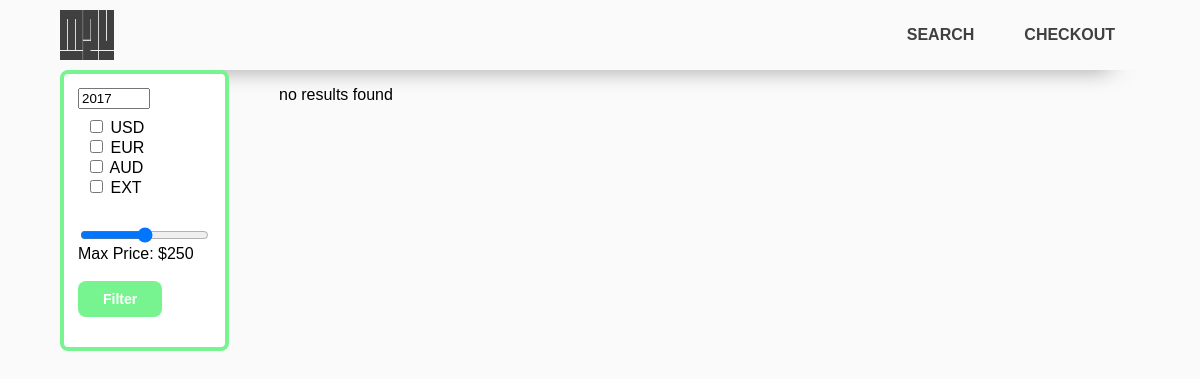
Before: /Search.php?year=2017 with the older database file.
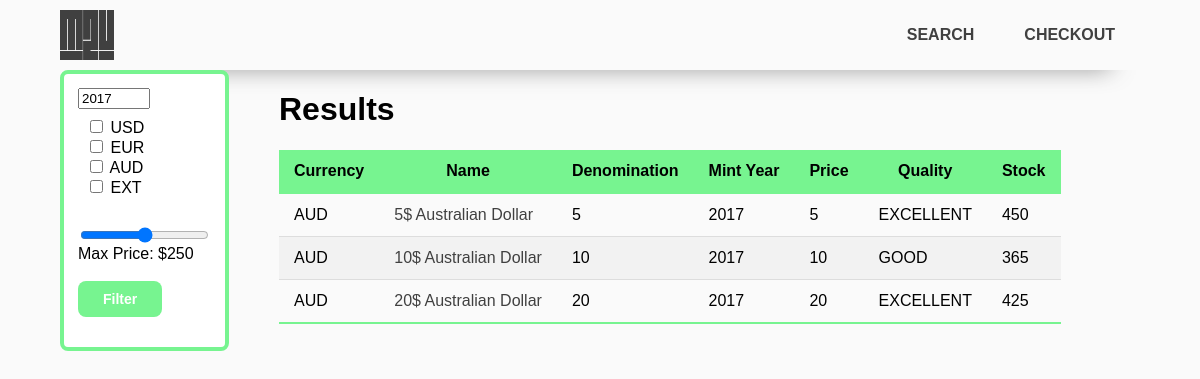
After: the same page with the newer database file.
### tables this page shows
CREATE TABLE Products_status (
    product_id CHAR(10) NOT NULL,
    product_name VARCHAR(30) NOT NULL,
    price int NOT NULL,
    quality VARCHAR(100) NOT NULL DEFAULT "GOOD",
    shipping_status VARCHAR(100) NOT NULL DEFAULT "IN WAREHOUSE",
    quantity INT NOT NULL,
    PRIMARY KEY(product_id, quality, shipping_status),
    FOREIGN KEY (product_id) REFERENCES Products (product_id)
);

CREATE TABLE Products(
    product_id CHAR(10) NOT NULL UNIQUE,
    currency VARCHAR(100) NOT NULL,
    denomination SMALLINT NOT NULL,
    mint_year INT NOT NULL,
    product_image VARCHAR(100) NOT NULL,
    PRIMARY KEY (product_id) 
);

### db_functions.php (the view, shortened to what this page needs)
<?php
$header = ["Currency", "Name", "Denomination", "Mint Year", "Price", "Quality", "Stock"];
function display_search_results($conn, $filter_currency, $year, $cost)
{
    global $header;
    $sql = "SELECT Products.product_id, currency, product_name, denomination, mint_year, price, quality, quantity
            FROM Products
            CROSS JOIN Products_status
            ON Products.product_id = Products_status.product_id
            WHERE shipping_status = 'IN WAREHOUSE'";
    if($year != null)
    {
        $sql = $sql." AND mint_year = $year";
    }
    $ret = null;
    if($result = mysqli_query($conn, $sql))
    {
        if(mysqli_num_rows($result) > 0)
        {
            echo '<h1> Results </h1>', "\n";
            echo "\t\t\t", '<table id="results">', "\n";
            echo "\t\t\t\t", "<thead>";
            echo "\t\t\t\t\t", '<tr>', "\n";
            foreach($header as $label)
            {
                echo "\t\t\t\t\t\t", '<th>', $label, "</th>", "\n";
            }
            echo "\t\t\t\t\t", '</tr>', "\n";
            echo "</thead>";
            echo "<tbody>";
            while($row = mysqli_fetch_assoc($result))
            {
                echo "\t\t\t\t\t", '<tr>', "\n";
                foreach($row as $attribute => $value)
                {
                    if($attribute == "product_id")
                    {
                        continue;
                    }
                    else if($attribute == "product_name")
                    {
                        echo "\t\t\t\t\t\t", '<td>', '<a href=Product.php?element=',$row["product_id"], '>', $value, '</a>' ,"</td>", "\n";
                    }
                    else
                    {
                        echo "\t\t\t\t\t\t", '<td>', $value, "</td>", "\n";
                    }
                }
            }
            echo "\t\t\t", "</table>", "\n";
        }
        else
        {
            echo "\t\t\t", "<p> no results found </p>";
        }
    }
    else
    {
        echo "\t\t\t", "<p> sql query faliure</p>";
    }
    return $ret;
}
?>

### Search.php (shortened to what this page needs)
<html lang="en">
<head>
    <link rel="stylesheet" href="./Styles/styles.css">
</head>
<body>
    <?php
    require_once "website_header.php";
    require_once "db_functions.php";
    $year = $_REQUEST['year'];
    $filter_currency = [];
    $slider_value = $_GET['cost'];
    ?>
    <div class="search_page">
        <aside class="sidebar">
            <form id="product_filter" action="" method="get" name="filter">
                <input id="year" type="number" placeholder="Mint year" name="year" min="0" max="2021" value="<?php echo $year; ?>"><br>
                <div id="checkboxes">
                    <input id="usd_c" type="checkbox" name="currency_USD" value="USD">
                    <label for="usd_c">USD</label><br>
                    <input id="eur_c" type="checkbox" name="currency_EUR" value="EUR">
                    <label for="eur_c">EUR</label><br>
                    <input id="aud_c" type="checkbox" name="currency_AUD" value="AUD">
                    <label for="aud_c">AUD</label><br>
                    <input id="ext_c" type="checkbox" name="currency_EXT" value="EXT">
                    <label for="ext_c">EXT</label><br>
                </div>
                <div id="sliders">
                    <input type="range" id="cost" name="cost" min="0" max="500" step="10" value="<?php echo $slider_value; ?>"><br>
                    <label id="cost_label" for="cost">Max Price: <?php echo $slider_value; ?></label><br>
                </div>
                <br>
                <input class="submit_btn" type="submit" value="Filter">
            </form>
        </aside>
        <main class="content">
            <?php
            $conn = get_conn();
            display_search_results($conn, $filter_currency, $year, $slider_value);
            ?>
        </main>
    </div>
</body>

### website_header.php (shortened to what this page needs)
<head>
    <link rel="stylesheet" href="./Styles/headerstyle.css">
</head>
<header id="website_header">
    <a href="index.php"><img src="assets/images/M2U_Black.png" alt="Website Logo" id="Heading_Logo"></a>
    <nav id="Site_Nav" class="Site_Nav">
        <ul>
            <li><a href="Search.php">Search</a></li>
            <li><a href="Checkout.php">Checkout</a></li>
        </ul>
    </nav>
</header>

### Styles/styles.css (style rules this page uses)
body { background-color: rgb(250, 250, 250); font-family: Verdana, Helvetica, sans-serif; margin: 0 5% 0 5%; }
#checkboxes { padding: 8px; margin-bottom: 20px; }
.submit_btn { background-color: #77F490; font-weight: bold; font-size: 14px; color: white; text-decoration: none; border: none; border-radius: 8px; padding: 10px 25px 10px 25px; }
ul { list-style-type: none; margin: 0; padding: 0; }
.search_page { display: flex; }
.sidebar { background-color: white; border: solid 4px #77F490; border-radius: 8px; padding: 14px; position: sticky; height: 30%; top: 70px; }
#product_filter { align-items: center; }
.content { flex-grow: 1; overflow: auto; margin-left: 50px; }
table { border-collapse: collapse; }
td { padding: 12px 15px; }
tr { border-bottom: 1px solid #dddddd; }
tr:nth-child(even) { background-color: #f2f2f2; }
tr:last-of-type { border-bottom: 2px solid #77F490; }
th { background-color: #77F490; color: black; padding: 12px 15px; }

### Styles/headerstyle.css (style rules this page uses)
#website_header { background-color: rgb(250, 250, 250); font-family: Arial, Helvetica, sans-serif; top: 0; width: 100%; padding-top: 10px; padding-bottom: 10px; position: sticky; font-weight: bold; text-transform: uppercase; box-shadow: 0px 25px 25px -30px rgba(0,0,0,0.75); }
#Heading_Logo { display: block; margin-left: auto; margin-right: auto; width: 5%; height: 50px; float: left; }
#Site_Nav ul { padding: 0px; list-style-type: none; float: right; box-sizing: content-box; color: #404040; }
#Site_Nav li { float: left; display:block; margin: auto; line-height: 50px; color: #404040; }
#Site_Nav li a { display: block; text-align: center; padding: 0px 25px 0px 25px; color: #404040; font-size: 1em; margin: auto; }
a { text-decoration: none; color: #404040; }
nav li a, nav ul li a:after, nav ul li a:before { transition: all .35s; }
nav.Site_Nav ul li a { position: relative; }
nav.Site_Nav ul li a:after { position: absolute; bottom: 0; left: 0; right: 0; margin: auto; width: 0%; content: '.'; color: transparent; background: linear-gradient(130deg, rgba(119,244,144,1) 0%, rgba(130,233,151,1) 35%, rgba(183,246,196,1) 100%); ; height: 5px; }

Changed rows visible on the page:
added products_status: product.currency "AUD", product_name "5$ Australian Dollar", product.denomination "5", product.mint_year "2017", price "5", quality "EXCELLENT", quantity "450"
added products_status: product.currency "AUD", product_name "10$ Australian Dollar", product.denomination "10", product.mint_year "2017", price "10", quality "GOOD", quantity "365"
added products_status: product.currency "AUD", product_name "20$ Australian Dollar", product.denomination "20", product.mint_year "2017", price "20", quality "EXCELLENT", quantity "425"
Other visible differences:
text no longer shown: "no results found"
text now shown: "Results"
new list line: "Currency"
new list line: "Name"
new list line: "Denomination"
new list line: "Mint Year"
new list line: "Price"
new list line: "Quality"
new list line: "Stock"
